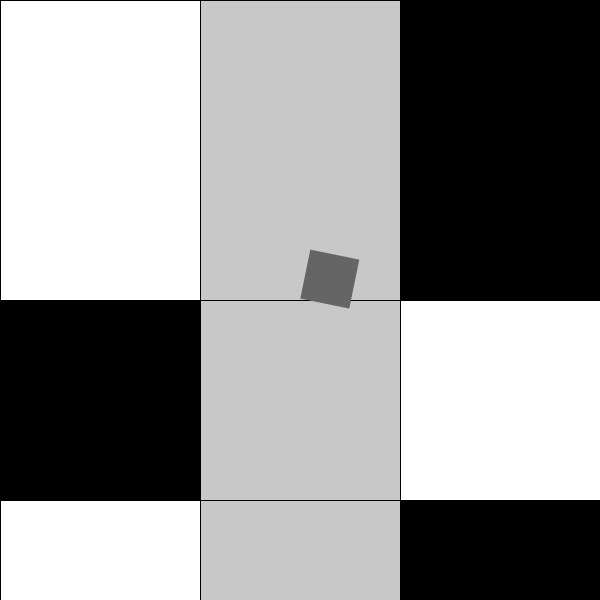
Frame 1 (no input)
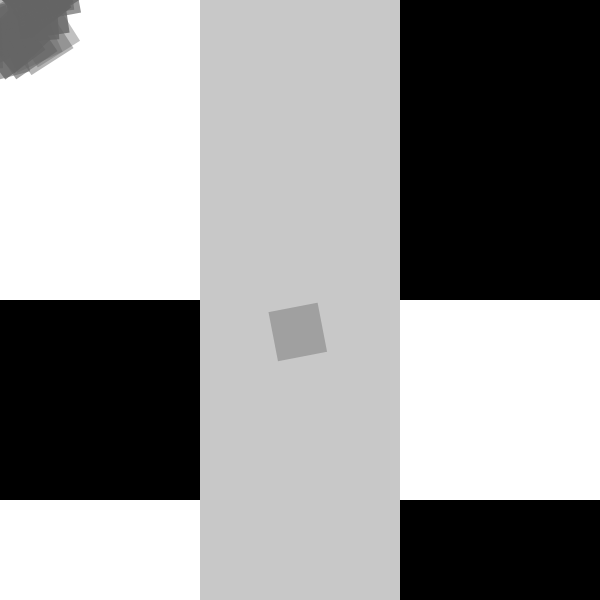
Frame 60 (the mouse pressed at the canvas centre just before this capture)
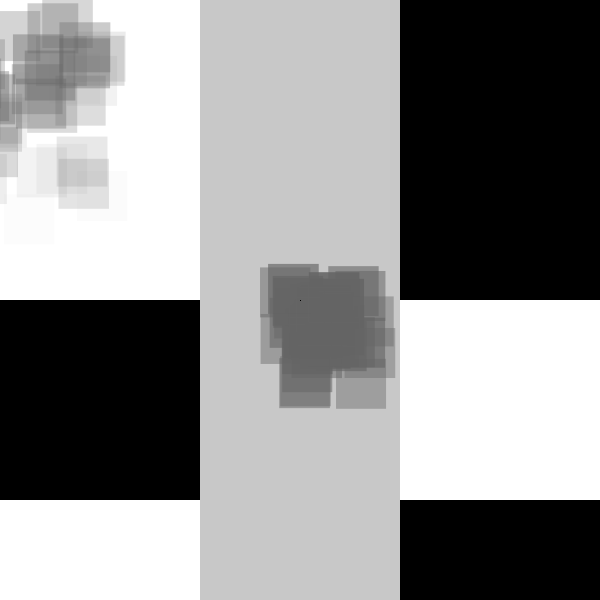
Frame 120 (the mouse held since frame 60 and released just before this capture)

The Processing sketch that drew these frames (run headless with seeded random() and noise(); from frame 60 on, the mouse is pressed at the canvas centre):

// Processing sketch: processing_58482
// ── processing_58482.pde

//Particle

ParticleSystem ps;
float s = dist(mouseX, mouseY, pmouseX, pmouseY) + 1;
void setup() {
size(600, 600);
colorMode(RGB, 255, 255, 255, 100);
ps = new ParticleSystem(1, new PVector(width/2,height/2,0));
smooth();
}

void draw() {
background(255);

fill(255);
rect(0, 0, 200, 600);
fill(200);
rect(200, 0, 200, 600);
fill(0);
rect(400, 0, 200, 600);

fill(0);
rect(0, 300, 400, 200);
fill(200);
rect(200, 300, 400, 200);
fill(255);
rect(400, 300, 400, 200);




noStroke();
ps.run();
ps.addParticle(mouseX,mouseY);

  if(mouseX != 0 && mouseY != 0 && pmouseX !=0 && pmouseY != 0) {

    fill(0, 102);
    rect(mouseX, mouseY, s, s);
    point(mouseX, mouseY);
  }
}



// Création de la class ParticleSystem
class ParticleSystem {

ArrayList particles; // An arraylist for all the particles
PVector origin; // Point d'origine des particules

ParticleSystem(int num, PVector v) {
particles = new ArrayList();
origin = v.get(); // Stocke le point d'origine
for (int i = 0; i < num; i++) {
particles.add(new Particle(origin));
}
}

void run() {

for (int i = particles.size()-1; i >= 0; i--) {
Particle p = (Particle) particles.get(i);
p.run();
if (p.dead()) {
particles.remove(i);
}
}
}



// Ajouter une particule a l'origine

void addParticle() {
particles.add(new Particle(origin));
}

void addParticle(float x, float y) {
particles.add(new Particle(new PVector(x,y)));
}

void addParticle(Particle p) {
particles.add(p);
}



// Verifier si il reste des particules
boolean dead() {
if (particles.isEmpty()) {
return true;
} else {
return false;
}
}

}



// Simple Particle class

class Particle {
PVector loc;
PVector vel;
PVector acc;
float r;
float timer;


Particle(PVector l) {
acc = new PVector(0,0.05,0);
vel = new PVector(random(-1,1),random(-2,0),0);
loc = l.get();
r = 10.0;
timer = 100.0;
}

void run() {
update();
render();
}


void update() {
vel.add(acc);
loc.add(vel);
timer -= 1.0;
}


void render() {
ellipseMode(CENTER);

fill(100,timer);

   if (mousePressed == true) {
    rect(loc.x,loc.y,random(50,51),random(50,1));
}
displayVector(vel,loc.x,loc.y,10);
}



//Test
boolean dead() {
if (timer <= 0.0) {
return true;
} else {
return false;
}
}



//Code pour orienter les particules
void displayVector(PVector v, float x, float y, float scayl) {
pushMatrix();
float arrowsize = 4;
// Translate to location to render vector
translate(x,y);
// Call vector heading function to get direction (note that pointing up is a heading of 0) and rotate
rotate(v.heading2D());
// Calculate length of vector & scale it to be bigger or smaller if necessary
float len = v.mag()*scayl;
// Draw three lines to make an arrow (draw pointing up since we've rotate to the proper direction)
rect(mouseX, mouseY, 50, 50);

popMatrix();
}

}
